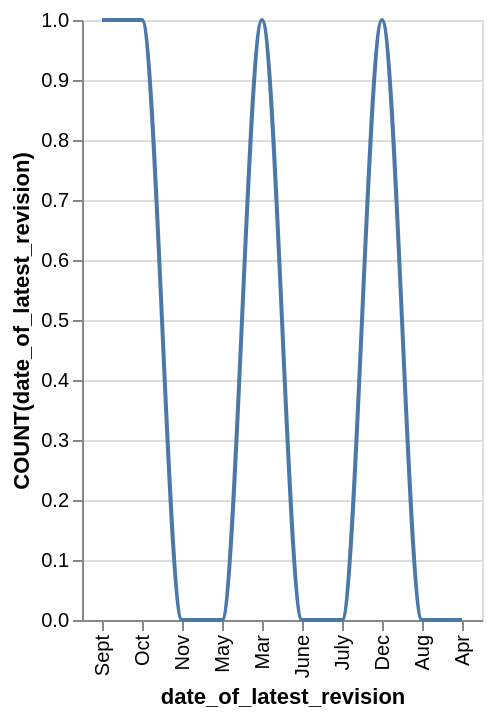

Source (Vega-Lite JSON):
### Vega-Lite specification from a JSON file in a GitHub repository (floating-point values rounded to 4 significant figures)
{"data": {"values": [{"x_data": "Sept", "y_data": 1}, {"x_data": "Oct", "y_data": 1}, {"x_data": "Nov", "y_data": 0}, {"x_data": "May", "y_data": 0}, {"x_data": "Mar", "y_data": 1}, {"x_data": "June", "y_data": 0}, {"x_data": "July", "y_data": 0}, {"x_data": "Dec", "y_data": 1}, {"x_data": "Aug", "y_data": 0}, {"x_data": "Apr", "y_data": 0}]}, "mark": {"type": "line", "interpolate": "monotone"}, "encoding": {"x": {"field": "x_data", "type": "nominal", "title": "date_of_latest_revision", "sort": "descending"}, "y": {"field": "y_data", "type": "quantitative", "title": "COUNT(date_of_latest_revision)"}}}
